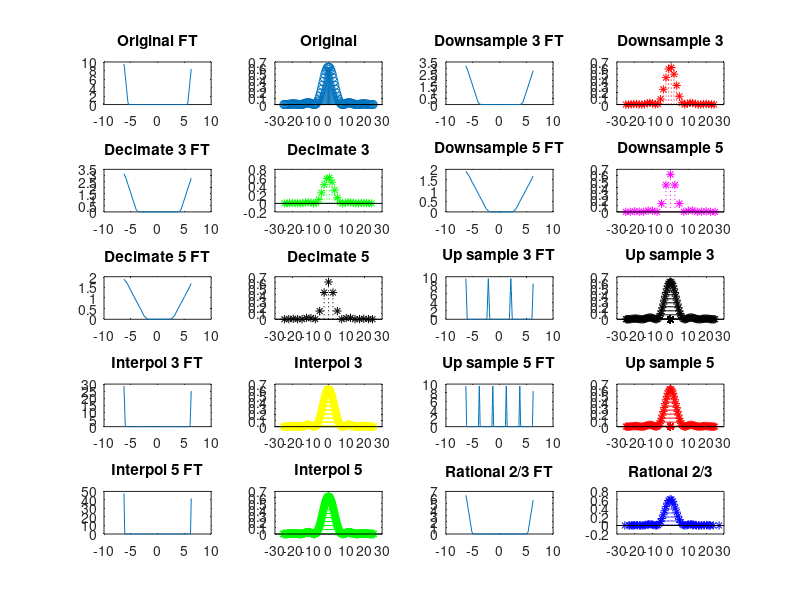

This chart was generated by the following MATLAB code: (Note: this script raises an error after producing the figure.)
%% Full Analysis on Decimation, Interpolation, Upsampling & Downsampling Process to DSP

%% Original Function Definition
sample_space=linspace(-25,25,101);x_value = zeros(size(sample_space));

for i= 1:length(sample_space)
x_value(i)= ((2/sample_space(i))*sin(sample_space(i)*pi/8))^2;
end

x_value(sample_space==0)=(2*pi/8)^2;

figure;
%% Fourier Transform of the Original Signal + Plottings
FTx=abs(fft(x_value));
omega=linspace(-2*pi,2*pi,length(x_value));
subplot(5,4,1);plot(omega,FTx);title('Original FT');
subplot(5,4,2);stem(sample_space,x_value);title('Original');

%% Downsample - Factor 3 - + Fourier Transform
sampled3=downsample(sample_space,3);
xd3=downsample(x_value,3);
FTxd3=abs(fft(xd3));
omegad3=linspace(-2*pi,2*pi,length(xd3));
subplot(5,4,3);plot(omegad3,FTxd3);title('Downsample 3 FT');
subplot(5,4,4);stem(sampled3,xd3,':r*');title('Downsample 3');

%% Decimation  - Factor 3 -  + Fourier Transform
samplede3=decimate(sample_space,3);
xde3=decimate(x_value,3);
FTxde3=abs(fft(xde3));
omegade3=linspace(-2*pi,2*pi,length(xde3));
subplot(5,4,5);plot(omegade3,FTxde3);title('Decimate 3 FT');
subplot(5,4,6);stem(samplede3,xde3,':g*');title('Decimate 3');

%% Downsample - Factor 5 - + Fourier Transform
sampled5=downsample(sample_space,5);
xd5=downsample(x_value,5);
FTxd5=abs(fft(xd5));
omegad5=linspace(-2*pi,2*pi,length(xd5));
subplot(5,4,7);plot(omegad5,FTxd5);title('Downsample 5 FT');
subplot(5,4,8);stem(sampled5,xd5,':m*');title('Downsample 5');

%% Decimation  - Factor 5 -  + Fourier Transform
samplede5=decimate(sample_space,5);
xde5=decimate(x_value,5);
FTxde5=abs(fft(xde5));
omegade5=linspace(-2*pi,2*pi,length(xde5));
subplot(5,4,9);plot(omegade5,FTxde5);title('Decimate 5 FT');
subplot(5,4,10);stem(samplede5,xde5,':k*');title('Decimate 5');

%% Upsample - Factor 3 - + Fourier Transform
sampleu3=upsample(sample_space,3);
xu3=upsample(x_value,3);
FTxu3=abs(fft(xu3));
omegau3=linspace(-2*pi,2*pi,length(xu3));
subplot(5,4,11);plot(omegau3,FTxu3);title('Up sample 3 FT');
subplot(5,4,12);stem(sampleu3,xu3,':k*');title('Up sample 3');

%% Interpolation  - Factor 3 -  + Fourier Transform
samplein3=interp(sample_space,3);
xin3=interp(x_value,3);
FTxin3=abs(fft(xin3));
omegain3=linspace(-2*pi,2*pi,length(xin3));
subplot(5,4,13);plot(omegain3,FTxin3);title('Interpol 3 FT');
subplot(5,4,14);stem(samplein3,xin3,':y*');title('Interpol 3');

%% Upsample - Factor 5 - + Fourier Transform
sampleu5=upsample(sample_space,5);
xu5=upsample(x_value,5);
FTxu5=abs(fft(xu5));
omegau5=linspace(-2*pi,2*pi,length(xu5));
subplot(5,4,15);plot(omegau5,FTxu5);title('Up sample 5 FT');
subplot(5,4,16);stem(sampleu5,xu5,':r*');title('Up sample 5');

%% Interpolation - Factor 5 - + Fourier Transform
samplein5=interp(sample_space,5);
xin5=interp(x_value,5);
FTxin5=abs(fft(xin5));
omegain5=linspace(-2*pi,2*pi,length(xin5));
subplot(5,4,17);plot(omegain5,FTxin5);title('Interpol 5 FT');
subplot(5,4,18);stem(samplein5,xin5,':g*');title('Interpol 5');

%% Resampling - Factor 2/3 - + Fourier Transform
sample23=resample(sample_space,2,3);
x23=resample(x_value,2,3);
FTx23=abs(fft(x23));
omegax23=linspace(-2*pi,2*pi,length(x23));
subplot(5,4,19);plot(omegax23,FTx23);title('Rational 2/3 FT');
subplot(5,4,20);stem(sample23,x23,':b*');title('Rational 2/3');

%% Sine Wave Manipulation

%sExtracting audio_file
audio=audioread('sin.wav');

%Down->Inter
audio_down=downsample(audio,4);
audio_down_inter=interp(audio_down,4);

%Inter->Down
audio_inter=interp(audio,4);
audio_inter_down=downsample(audio_inter,4);

%Plotting + Fourier Transform
fourier_audio=abs(fft(audio));
fourier_down_inter=abs(fft(audio_down_inter));
fourier_inter_down=abs(fft(audio_inter_down));
omega_orginal = linspace(-2*pi,2*pi,length(audio));
omega_2 = linspace(-2*pi,2*pi,length(fourier_down_inter));
omega_3 = linspace(-2*pi,2*pi,length(fourier_inter_down));
figure;
subplot(2,2,[1 2]);plot(omega_orginal,fourier_audio);title('Original');
subplot(2,2,3);plot(omega_2,fourier_down_inter);title('Down->Inter');
subplot(2,2,4);plot(omega_3,fourier_inter_down);title('Inter->Down');